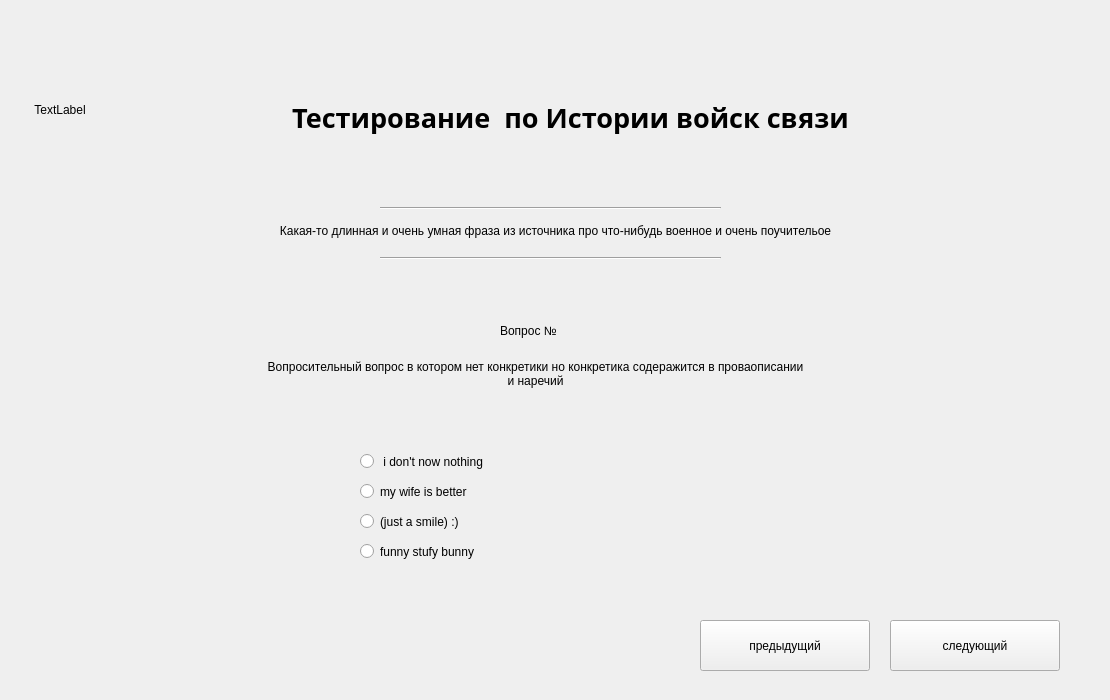
<?xml version="1.0" encoding="UTF-8"?>
<ui version="4.0">
 <class>Form</class>
 <widget class="QWidget" name="Form">
  <property name="geometry">
   <rect>
    <x>0</x>
    <y>0</y>
    <width>1110</width>
    <height>700</height>
   </rect>
  </property>
  <property name="sizePolicy">
   <sizepolicy hsizetype="Fixed" vsizetype="Fixed">
    <horstretch>0</horstretch>
    <verstretch>0</verstretch>
   </sizepolicy>
  </property>
  <property name="minimumSize">
   <size>
    <width>1110</width>
    <height>700</height>
   </size>
  </property>
  <property name="maximumSize">
   <size>
    <width>1110</width>
    <height>700</height>
   </size>
  </property>
  <property name="windowTitle">
   <string>Form</string>
  </property>
  <widget class="QLabel" name="test_name">
   <property name="geometry">
    <rect>
     <x>110</x>
     <y>90</y>
     <width>921</width>
     <height>55</height>
    </rect>
   </property>
   <property name="font">
    <font>
     <family>Lohit Tamil</family>
     <pointsize>20</pointsize>
     <weight>75</weight>
     <bold>true</bold>
    </font>
   </property>
   <property name="text">
    <string>Тестирование  по Истории войск связи</string>
   </property>
   <property name="textFormat">
    <enum>Qt::AutoText</enum>
   </property>
   <property name="alignment">
    <set>Qt::AlignCenter</set>
   </property>
  </widget>
  <widget class="QLabel" name="VAS">
   <property name="geometry">
    <rect>
     <x>10</x>
     <y>60</y>
     <width>100</width>
     <height>100</height>
    </rect>
   </property>
   <property name="sizePolicy">
    <sizepolicy hsizetype="Preferred" vsizetype="Preferred">
     <horstretch>0</horstretch>
     <verstretch>0</verstretch>
    </sizepolicy>
   </property>
   <property name="minimumSize">
    <size>
     <width>100</width>
     <height>100</height>
    </size>
   </property>
   <property name="font">
    <font>
     <family>Ubuntu</family>
    </font>
   </property>
   <property name="mouseTracking">
    <bool>false</bool>
   </property>
   <property name="text">
    <string>TextLabel</string>
   </property>
   <property name="alignment">
    <set>Qt::AlignCenter</set>
   </property>
  </widget>
  <widget class="QRadioButton" name="first_ans">
   <property name="geometry">
    <rect>
     <x>360</x>
     <y>450</y>
     <width>371</width>
     <height>23</height>
    </rect>
   </property>
   <property name="text">
    <string> i don't now nothing</string>
   </property>
  </widget>
  <widget class="QRadioButton" name="second_ans">
   <property name="geometry">
    <rect>
     <x>360</x>
     <y>480</y>
     <width>371</width>
     <height>23</height>
    </rect>
   </property>
   <property name="text">
    <string>my wife is better</string>
   </property>
  </widget>
  <widget class="QRadioButton" name="third_ans">
   <property name="geometry">
    <rect>
     <x>360</x>
     <y>510</y>
     <width>371</width>
     <height>23</height>
    </rect>
   </property>
   <property name="minimumSize">
    <size>
     <width>371</width>
     <height>0</height>
    </size>
   </property>
   <property name="text">
    <string>(just a smile) :)</string>
   </property>
  </widget>
  <widget class="QRadioButton" name="fourth_ans">
   <property name="geometry">
    <rect>
     <x>360</x>
     <y>540</y>
     <width>371</width>
     <height>23</height>
    </rect>
   </property>
   <property name="minimumSize">
    <size>
     <width>371</width>
     <height>0</height>
    </size>
   </property>
   <property name="text">
    <string>funny stufy bunny</string>
   </property>
  </widget>
  <widget class="QLabel" name="phrase">
   <property name="geometry">
    <rect>
     <x>70</x>
     <y>190</y>
     <width>971</width>
     <height>81</height>
    </rect>
   </property>
   <property name="text">
    <string>Какая-то длинная и очень умная фраза из источника про что-нибудь военное и очень поучительое</string>
   </property>
   <property name="alignment">
    <set>Qt::AlignCenter</set>
   </property>
  </widget>
  <widget class="QLabel" name="quest_numb">
   <property name="geometry">
    <rect>
     <x>500</x>
     <y>320</y>
     <width>121</width>
     <height>21</height>
    </rect>
   </property>
   <property name="text">
    <string>Вопрос №</string>
   </property>
  </widget>
  <widget class="Line" name="line_2">
   <property name="geometry">
    <rect>
     <x>380</x>
     <y>250</y>
     <width>341</width>
     <height>16</height>
    </rect>
   </property>
   <property name="orientation">
    <enum>Qt::Horizontal</enum>
   </property>
  </widget>
  <widget class="QLabel" name="quest">
   <property name="geometry">
    <rect>
     <x>160</x>
     <y>360</y>
     <width>751</width>
     <height>51</height>
    </rect>
   </property>
   <property name="text">
    <string>Вопросительный вопрос в котором нет конкретики но конкретика содеражится в проваописании 
 и наречий </string>
   </property>
   <property name="alignment">
    <set>Qt::AlignHCenter|Qt::AlignTop</set>
   </property>
  </widget>
  <widget class="Line" name="line_3">
   <property name="geometry">
    <rect>
     <x>380</x>
     <y>200</y>
     <width>341</width>
     <height>16</height>
    </rect>
   </property>
   <property name="orientation">
    <enum>Qt::Horizontal</enum>
   </property>
  </widget>
  <widget class="QPushButton" name="pushButton">
   <property name="geometry">
    <rect>
     <x>890</x>
     <y>620</y>
     <width>170</width>
     <height>51</height>
    </rect>
   </property>
   <property name="sizePolicy">
    <sizepolicy hsizetype="Fixed" vsizetype="Fixed">
     <horstretch>0</horstretch>
     <verstretch>0</verstretch>
    </sizepolicy>
   </property>
   <property name="minimumSize">
    <size>
     <width>170</width>
     <height>0</height>
    </size>
   </property>
   <property name="maximumSize">
    <size>
     <width>170</width>
     <height>16777215</height>
    </size>
   </property>
   <property name="text">
    <string>следующий</string>
   </property>
  </widget>
  <widget class="QPushButton" name="pushButton_2">
   <property name="geometry">
    <rect>
     <x>700</x>
     <y>620</y>
     <width>170</width>
     <height>51</height>
    </rect>
   </property>
   <property name="sizePolicy">
    <sizepolicy hsizetype="Fixed" vsizetype="Fixed">
     <horstretch>0</horstretch>
     <verstretch>0</verstretch>
    </sizepolicy>
   </property>
   <property name="minimumSize">
    <size>
     <width>170</width>
     <height>0</height>
    </size>
   </property>
   <property name="maximumSize">
    <size>
     <width>170</width>
     <height>16777215</height>
    </size>
   </property>
   <property name="text">
    <string>предыдущий</string>
   </property>
  </widget>
 </widget>
 <resources/>
 <connections/>
</ui>
